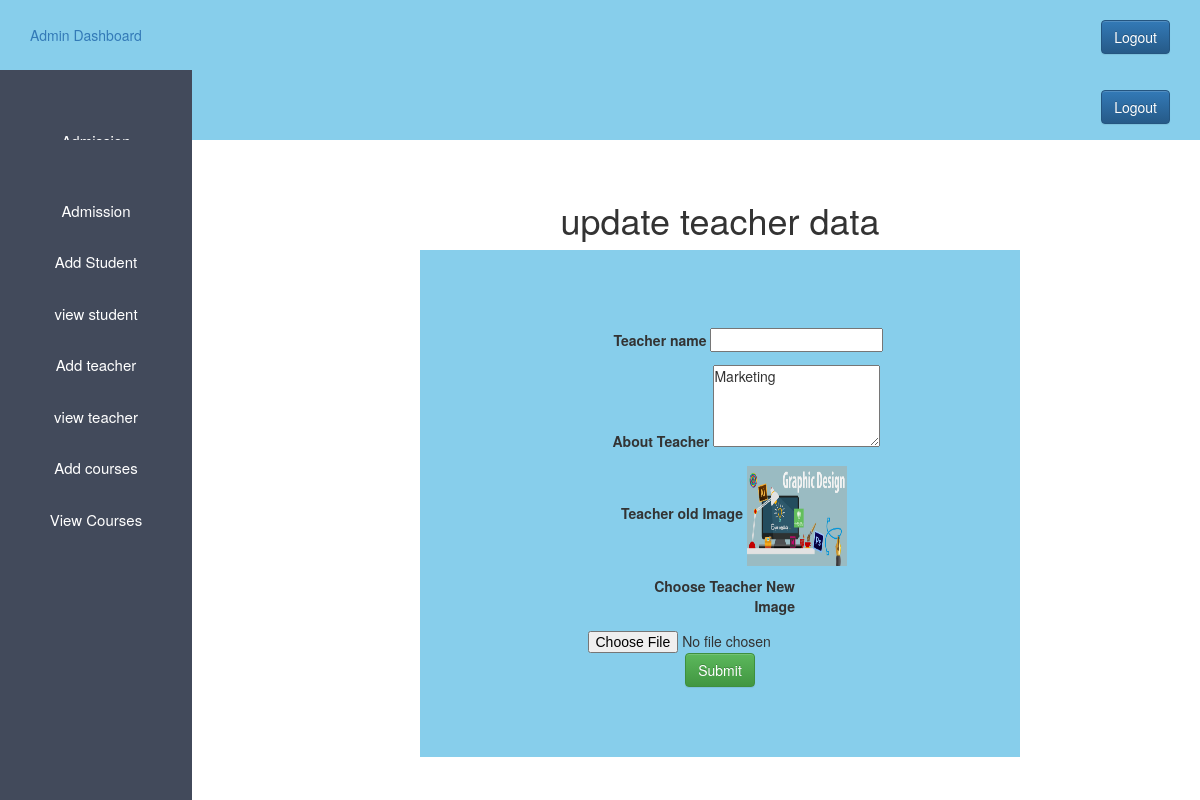
The app's page /admin_update_teacher.php?teacher_id=1 (signed in) with its own data.
### tables this page shows
CREATE TABLE `teacher` (
  `id` int(20) NOT NULL,
  `name` varchar(38) DEFAULT NULL,
  `description` varchar(38) DEFAULT NULL,
  `image` varchar(38) DEFAULT NULL
);

### admin_update_teacher.php (the view, shortened to what this page needs)
<?php
  $host="localhost";
   $user="root";
   $password="";
   $db="collageproject";
   $data=mysqli_connect($host,$user,$password,$db);
  if($_GET['teacher_id'])
  {
        $t_id=$_GET['teacher_id'];
        $sql="SELECT * FROM teacher WHERE id='$t_id'";
        $result=mysqli_query($data,$sql);
        $info=$result->fetch_assoc();
  }
 ?>
 <!DOCTYPE html>
<html>
<head>
	    <link rel="stylesheet" type="text/css" href="admin.css">
<link rel="stylesheet" href="https://cdn.jsdelivr.net/npm/bootstrap@3.3.7/dist/css/bootstrap.min.css">
<link rel="stylesheet" href="https://cdn.jsdelivr.net/npm/bootstrap@3.3.7/dist/css/bootstrap-theme.min.css">
  <?php
  include 'admin_css.php';
  ?>
</head>
<body>
	<?php
	include 'admin_sidebar.php';
	?>
  <header class="header">
  	<a href="">Admin Dashboard </a>
   <div class="logout">
   	<a href="logout" class="btn btn-primary">Logout</a>
   </div>
  </header>
<aside>
	<ul>
		<li>
			<a href="admission.php">Admission</a>
		</li>
        <li>
			<a href="add_student.php">Add Student</a>
		</li>
		<li>
			<a href="view_student.php">view student</a>
		</li>
		<li>
			<a href="admin_add_teacher.php">Add teacher</a>
		</li>
		<li>
			<a href="admin_view_teacher.php">view teacher</a>
		</li>
		<li>
			<a href="">Add courses</a>
		</li>
		<li>
			<a href="">View Courses</a>
		</li>
	</ul>
</aside>
  <div class="content">
  	 <center>
  	<h1>update teacher data</h1>
  	<form  class="form_deg" action="admin_update_teacher.php" method="POST" enctype="multipart/form-data">
  			<div>
  				<label>Teacher name</label>
  				<input type="text" name="Name" value="<?php echo "{$info['Name']}" ?>">
  			</div>
  			<div>
  				<label>About Teacher</label>
  				<textarea name="description" rows="4"><?php echo "{$info['description']}" ?></textarea>
  			</div>
  			<div>
  				<label>Teacher old Image</label>
  				<img  width="100px" height="100px"
  				src="<?php echo "{$info['image']}" ?>">
  			</div>
  			<div>
  				<label>Choose Teacher New Image</label>
  				<input type="file" name="image" >
  			</div>
         <div>
  				<input type="submit" class="btn btn-success" name="update_teacher" >
  			</div>
  		</form>
  	</center>
  </div>
</body>
</html>

### admin.css (style rules this page uses)
* { margin: 0px; padding: 0px; }
.header { background-color: skyblue; line-height: 70px; padding-left: 30px; }
a,a:hover { text-decoration: none; }
.logout { float: right; padding-right: 30px; }
ul { background-color: #424a5b; width:16%; height:100%; position:fixed; padding-top: 5%; text-align: center; }
ul li { list-style: none; padding-bottom: 30px; font-size: 15px; }
ul li a { color: white; font-width: bold; }
.content { margin-left: 20%; margin-top: 5%; }

### admin_update_teacher.php (style rules this page uses)
label { display:inline-block; width: 150px; text-align: right; padding-top: 10px; padding-bottom: 10px; }
.form_deg { background-color: skyblue; width: 600px; padding-top: 70px; padding-bottom: 70px; }

### records on screen
teacher: description "Marketing", image (picture)
